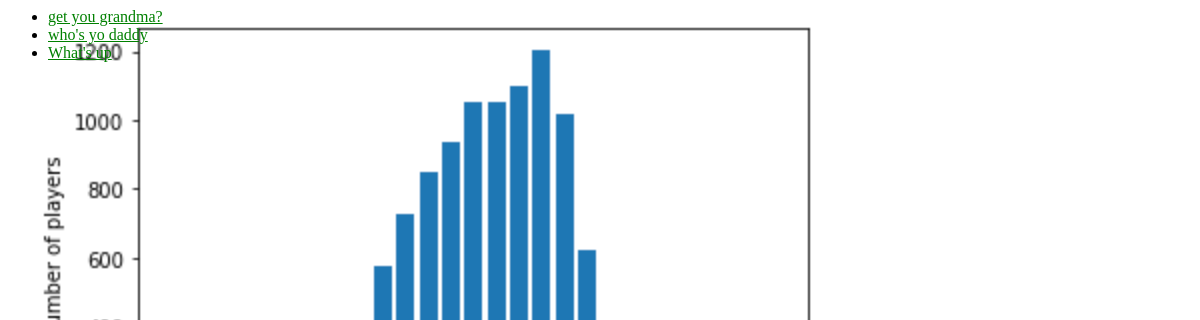
/polls/, run on an earlier commit of the app's database.
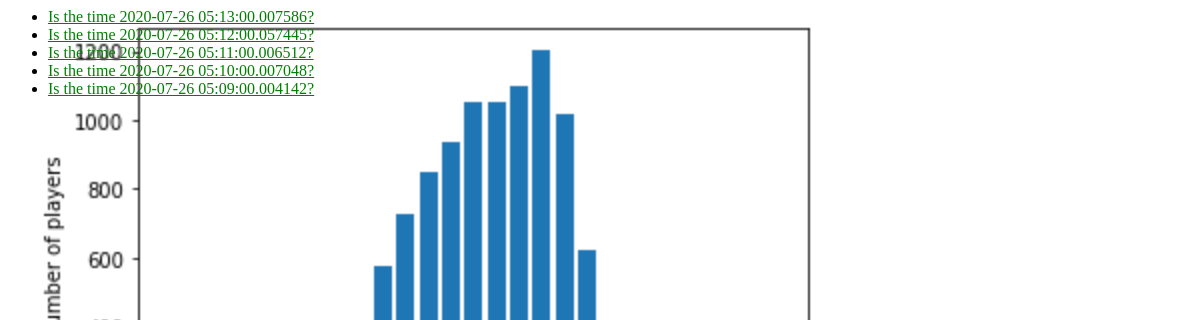
And on a later commit of the database.
### polls/models.py (models this page shows, shortened)
class Question(models.Model):
    question_text = models.CharField(max_length=200)
    pub_date = models.DateTimeField('date published')
    def was_published_recently(self):
        now = timezone.now()
        return now >= self.pub_date >= timezone.now() - datetime.timedelta(days=1)
    was_published_recently.admin_order_field = 'pub_date'
    was_published_recently.boolean = True
    was_published_recently.short_description = 'Published recently?'

### polls/views.py (the view)
# urls.py: path('', views.IndexView.as_view(), name='index'),
class IndexView(generic.ListView):
    template_name = 'polls/index.html'
    context_object_name = 'latest_question_list'
    def get_queryset(self):
        return Question.objects.filter(pub_date__lte=timezone.now()).order_by('-pub_date')[:5]

### polls/templates/polls/index.html
{% load static %}
<link rel="stylesheet" type="text/css" href="{% static '/polls/style.css' %}">
{% if latest_question_list %}
    <ul>
    {% for question in latest_question_list %}
        <li><a href="{% url 'polls:detail' question.id %}">{{ question.question_text }}</a></li>
    {% endfor %}
    </ul>
{% else %}
    <p>No polls are available.</p>
{% endif %}

### polls/static/polls/style.css (style rules this page uses)
li a { color: green; }

What changed in the data, as far as the page shows it:
no longer on this page (row unchanged): Question: question_text "get you grandma?"
no longer on this page (row unchanged): Question: question_text "who's yo daddy"
no longer on this page (row unchanged): Question: question_text "What's up"
added Question: question_text "Is the time 2020-07-26 05:13:00.007586?"
added Question: question_text "Is the time 2020-07-26 05:12:00.057445?"
added Question: question_text "Is the time 2020-07-26 05:11:00.006512?"
added Question: question_text "Is the time 2020-07-26 05:10:00.007048?"
added Question: question_text "Is the time 2020-07-26 05:09:00.004142?"
